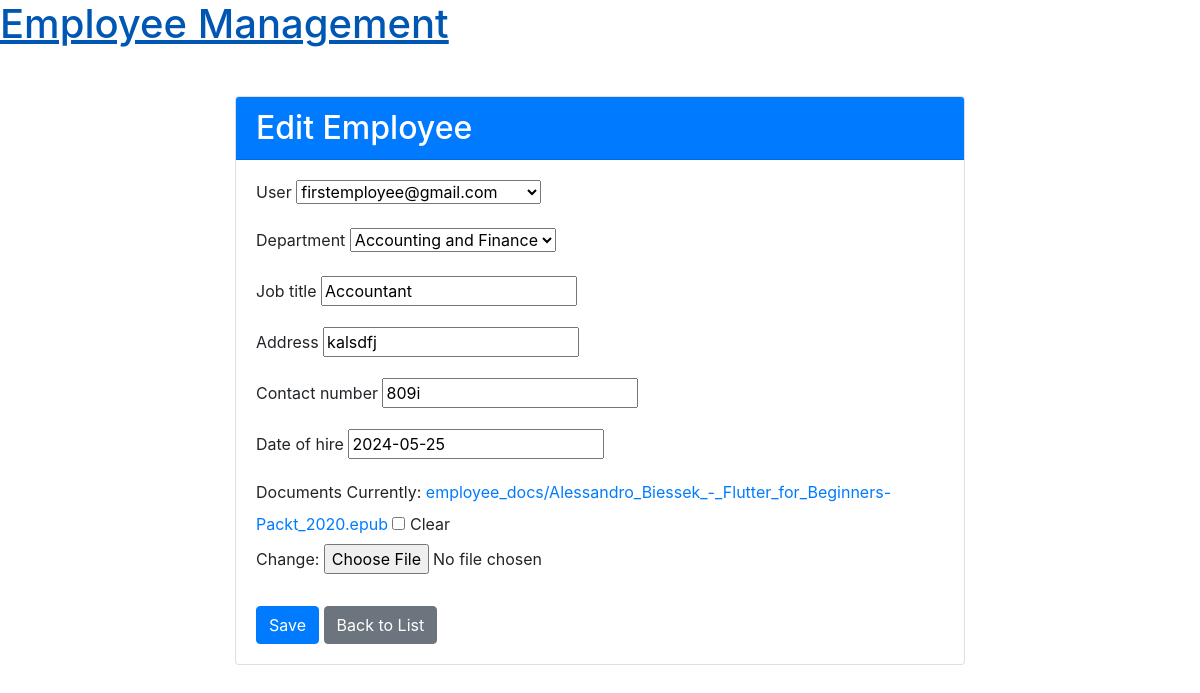
Screenshot of /employees/1/edit/ with the database file from the repository.
### employees/models.py (models this page shows, shortened)
class Employee(models.Model):
    user = models.OneToOneField(settings.AUTH_USER_MODEL, on_delete=models.CASCADE)
    department = models.ForeignKey(Department, on_delete=models.SET_NULL, null=True)
    job_title = models.CharField(max_length=100)
    address = models.CharField(max_length=255)
    contact_number = models.CharField(max_length=15)
    date_of_hire = models.DateField()
    documents = models.FileField(upload_to="employee_docs/", blank=True)

### employees/views.py (the view)
# urls.py: path("<int:pk>/edit/", views.EmployeeUpdateView.as_view(), name="employee_edit"),
class EmployeeUpdateView(UpdateView):
    model = Employee
    form_class = EmployeeForm
    template_name = "employees/employee_form.html"
    success_url = reverse_lazy("employee_list")

### employees/forms.py
class EmployeeForm(forms.ModelForm):
    class Meta:
        model = Employee
        fields = ["user", "department", "job_title", "address", "contact_number", "date_of_hire", "documents"]

### employees/models.py (called while the page is built)
    def __str__(self):
        return self.email

    def __str__(self):
        return self.name

### templates/employees/employee_form.html (shortened to what this page needs)
{% extends 'base.html' %}
{% block content %}
  <div class="container mt-5">
    <div class="row justify-content-center">
      <div class="col-md-8">
        <div class="card">
          <div class="card-header bg-primary text-white">
            <h2 class="card-title mb-0">{% if form.instance.pk %}Edit{% else %}Add{% endif %} Employee</h2>
          </div>
          <div class="card-body">
            <form method="post" enctype="multipart/form-data">
              {% for field in form %}
                <div class="form-group">
                  <label for="{{ field.id_for_label }}" class="form-label">{{ field.label }}</label>
                  {{ field }}
                </div>
              {% endfor %}
              <button type="submit" class="btn btn-primary mt-3">Save</button>
              <a href="{% url 'employee_list' %}" class="btn btn-secondary mt-3">Back to List</a>
            </form>
          </div>
        </div>
      </div>
    </div>
  </div>
{% endblock %}

### rows the page displays
Employee: form "firstemployee@gmail.com" "Accounting and Finance" "Accountant" "kalsdfj" "809i" "2024-05-25"

### other values shown
{{ field.label }} "User" "Department" "Job title" "Address" "Contact number" "Date of hire" "Documents"
